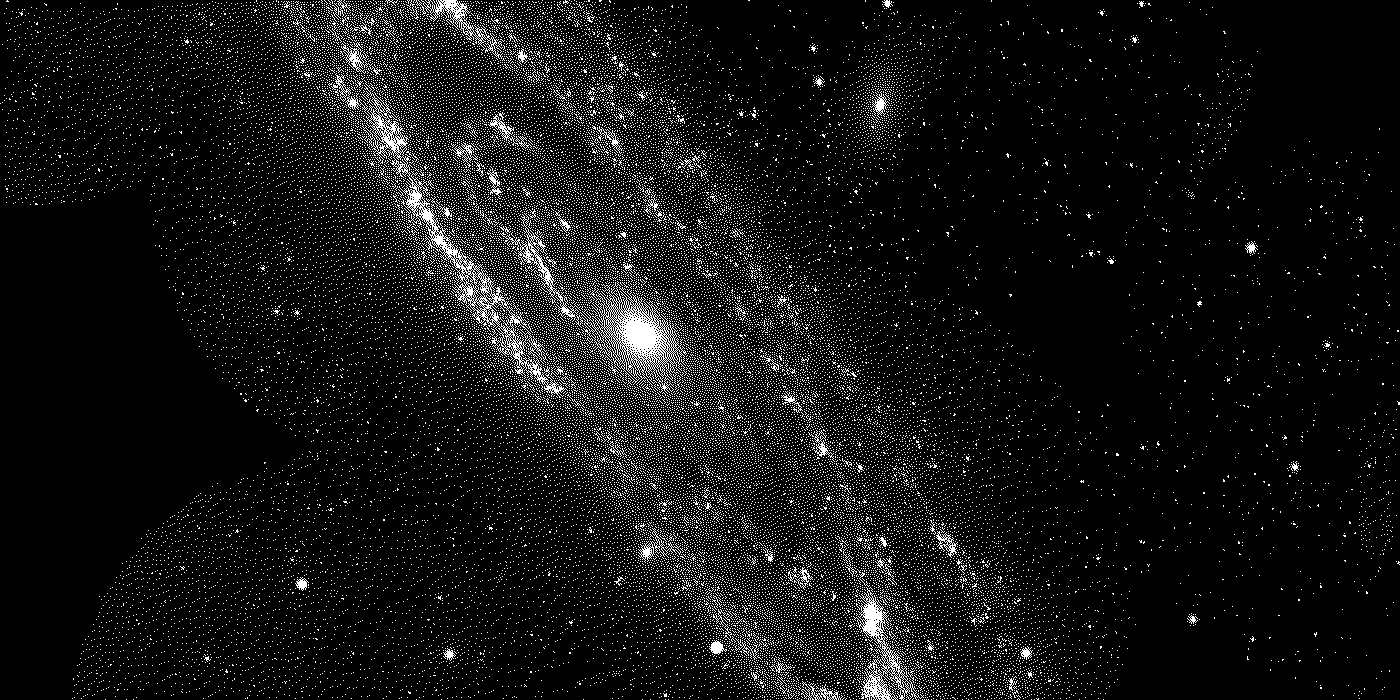
#> input picture assets/space/andromeda-dither.png, 1400 x 700 px, given in place of carina.jpg, which was not available
$ python process-images.py
#> lines starting #> are read from the running program, lines starting #| are printed output that depends on the picture; after the words box and inside, x2 and y2 are one past the last pixel; in counts of white or black regions, pixels touching at a corner belong together; pictures that were not available may be replaced by others from this repository, and a replacement may not be noted
#!/usr/bin/env python3
"""Bake NASA source plates into the site's two image treatments.

  dither  — Floyd-Steinberg 1-bit halftone on black, the Hermes pricing-card look
  plate   — desaturated + contrast-lifted photo for full-bleed sections

Outputs exactly the assets the site references; attribution for each source
image is on the /credits page (web/app/credits/page.tsx).

Run from web/:  python3 scripts/process-images.py /tmp/nasa/raw
"""
import sys, os
from PIL import Image, ImageEnhance
import numpy as np

SRC = sys.argv[1] if len(sys.argv) > 1 else "/tmp/nasa/raw"
OUT = "public/space"
os.makedirs(OUT, exist_ok=True)

def load(name):
#> called with name = 'carina'
    return Image.open(f"{SRC}/{name}.jpg").convert("RGB")
#> returned value: PIL image 1400x700 RGB; 7.2% white in thin lines or dots

def cover(im, w, h):
#> called with w = 2400, h = 1400
    sr, tr = im.width / im.height, w / h
#> sr = 2; tr = 1.71
    if sr > tr:
        nh = h; nw = int(h * sr)
#> after `nw = int(h * sr)`: nw = 2800
    else:
        nw = w; nh = int(w / sr)
    im = im.resize((nw, nh), Image.LANCZOS)
    return im.crop(((nw - w) // 2, (nh - h) // 2, (nw - w) // 2 + w, (nh - h) // 2 + h))
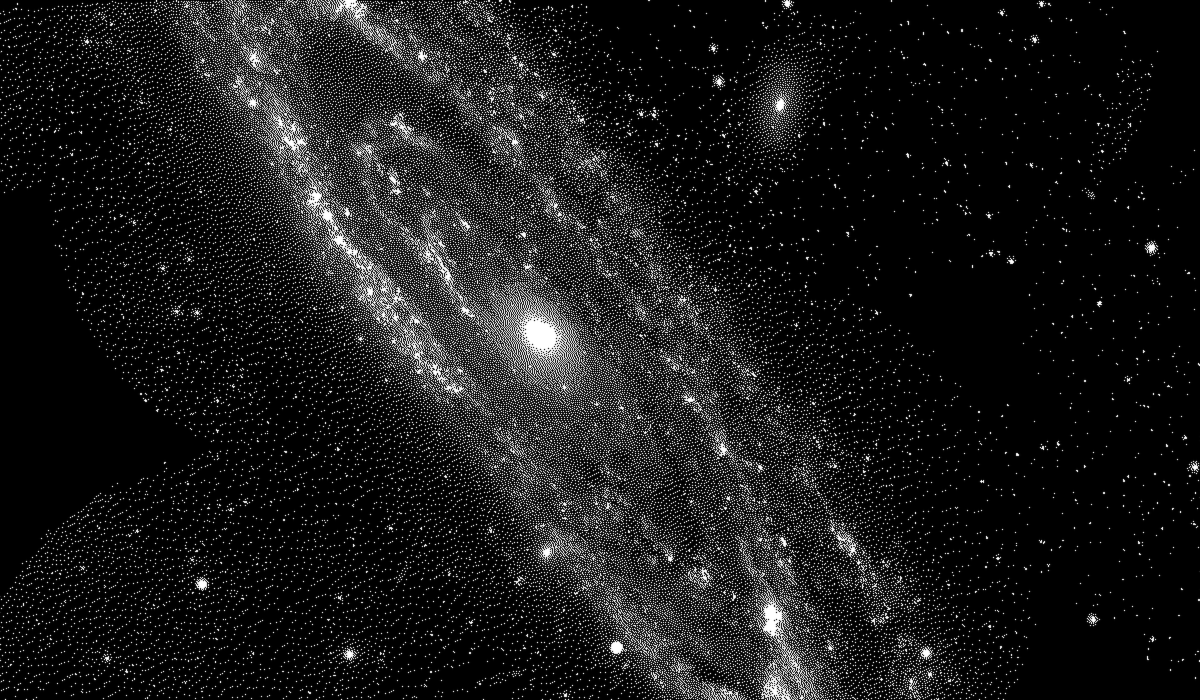
#> returned value: PIL image 2400x1400 RGB (shown at 1/2 size); min 0, max 255, mean 25.7

def dither(name, w, h, gamma=1.0, out=None):
    """1-bit Floyd-Steinberg. Reads as engraving at small sizes, grain at large."""
    im = cover(load(name), w, h).convert("L")
    im = ImageEnhance.Contrast(im).enhance(1.35)
    if gamma != 1.0:
        a = np.asarray(im).astype(np.float32) / 255.0
        im = Image.fromarray((np.power(a, gamma) * 255).astype(np.uint8))
    im.convert("1").save(f"{OUT}/{out or name}-dither.png", optimize=True)

def plate(name, w, h, sat=0.14, bright=0.72, out=None):
    """Near-monochrome photographic plate that sits under text."""
    im = cover(load(name), w, h)
    im = ImageEnhance.Color(im).enhance(sat)
    im = ImageEnhance.Brightness(im).enhance(bright)
#> im: PIL image 2400x1400 RGB
    im = ImageEnhance.Contrast(im).enhance(1.18)
    im.save(f"{OUT}/{out or name}-plate.jpg", quality=82, optimize=True, progressive=True)

# hero + full-bleed plates
plate("carina", 2400, 1400, sat=0.10, bright=0.55)
plate("pillars", 1800, 1200, sat=0.12, bright=0.60)
#> call 2 of plate, with name = 'pillars', w = 1800, h = 1200, sat = 0.12, bright = 0.6
#> call 2 of load, with name = 'pillars'
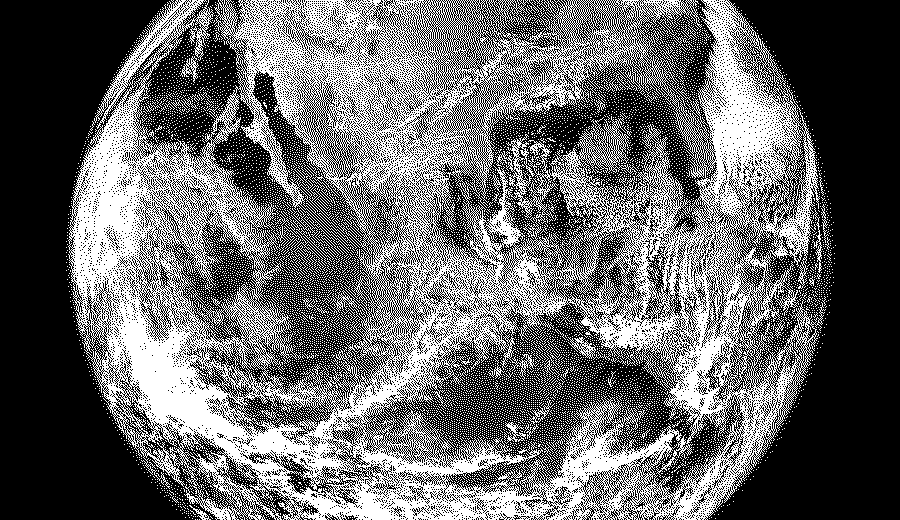
#> input picture assets/space/bluemarble-dither.png, 900 x 520 px, given in place of pillars.jpg, which was not available
#> in load (call 2), `return Image.open(f"{SRC}/{name}.jpg").convert("RGB")`: returned value: PIL image 900x520 RGB; 40.6% white in thin lines or dots, all inside (x1, y1, x2, y2) = (66, 0, 836, 520)
#> call 2 of cover, with w = 1800, h = 1200
#> in cover (call 2), `sr, tr = im.width / im.height, w / h`: sr = 1.73; tr = 1.5
#> in cover (call 2), `nw = int(h * sr)`: nw = 2076
#> in cover (call 2), `im = im.resize((nw, nh), Image.LANCZOS)`:
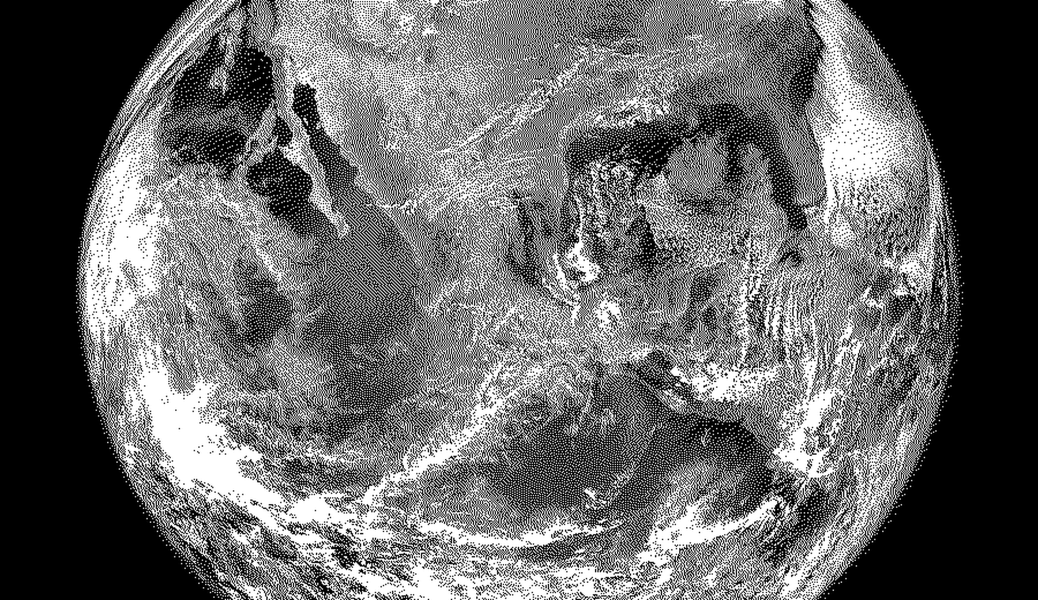
#> im: PIL image 2076x1200 RGB (shown at 1/2 size); min 0, max 255, mean 103.5
#> in cover (call 2), `return im.crop(((nw - w) // 2, (nh - h) // 2, (nw - w) // 2 + w, (nh -..`:
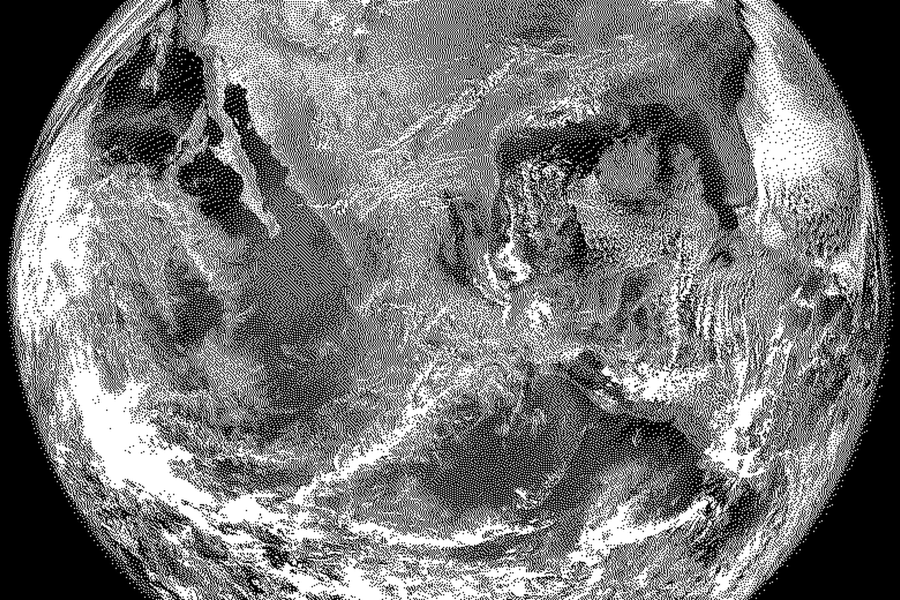
#> returned value: PIL image 1800x1200 RGB (shown at 1/2 size); min 0, max 255, mean 119.3
#> in plate (call 2), `im = ImageEnhance.Brightness(im).enhance(bright)`:
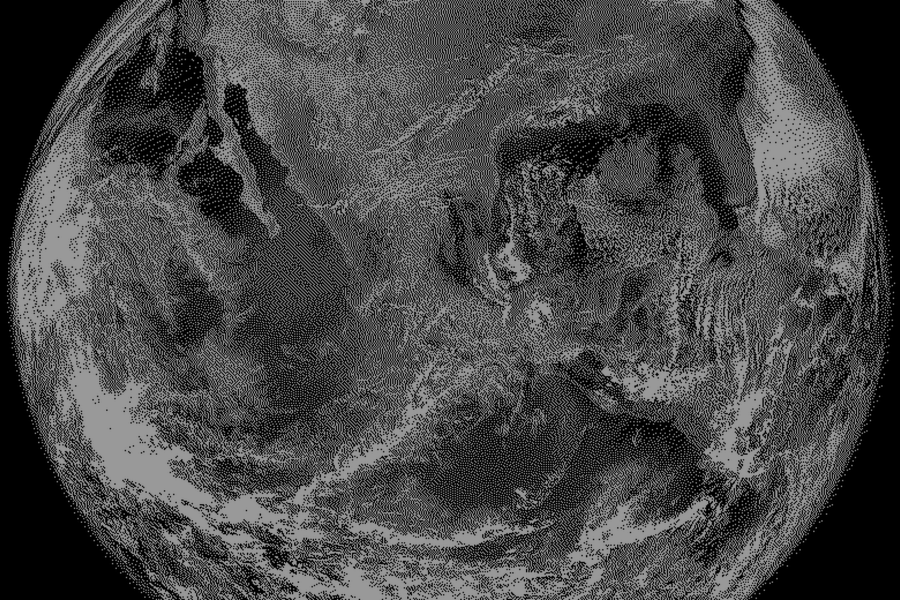
#> im: PIL image 1800x1200 RGB (shown at 1/2 size); min 0, max 153, mean 71.3
plate("earthlimb", 2400, 900, sat=0.16, bright=0.65)
#> call 3 of plate, with name = 'earthlimb', w = 2400, h = 900, sat = 0.16, bright = 0.65
#> call 3 of cover, with w = 2400, h = 900
#> in cover (call 3), `sr, tr = im.width / im.height, w / h`: tr = 2.67
#> in cover (call 3), `nh = int(w / sr)`: nh = 1386
#> in cover (call 3), `return im.crop(((nw - w) // 2, (nh - h) // 2, (nw - w) // 2 + w, (nh -..`:
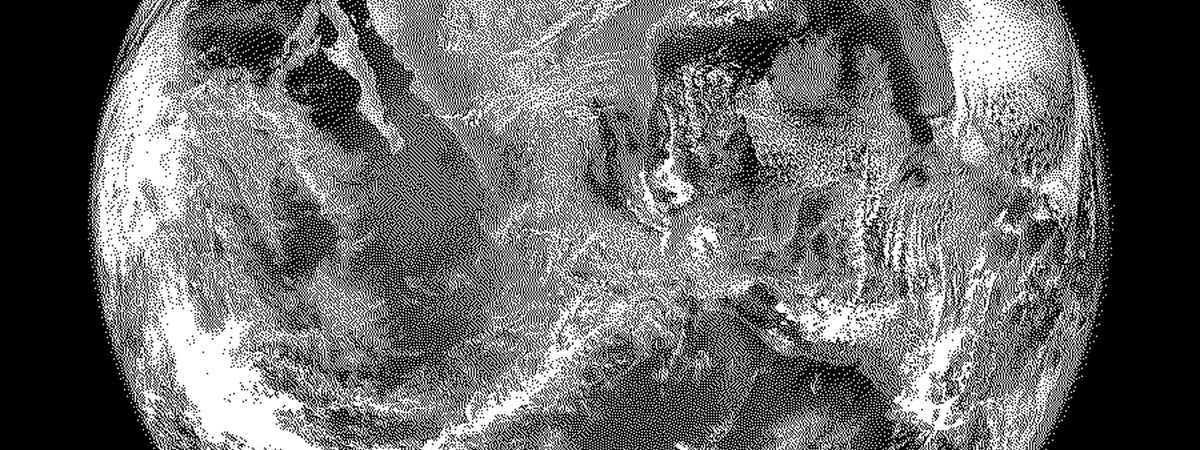
#> returned value: PIL image 2400x900 RGB (shown at 1/2 size); min 0, max 255, mean 107.4
#> in plate (call 3), `im = ImageEnhance.Brightness(im).enhance(bright)`:
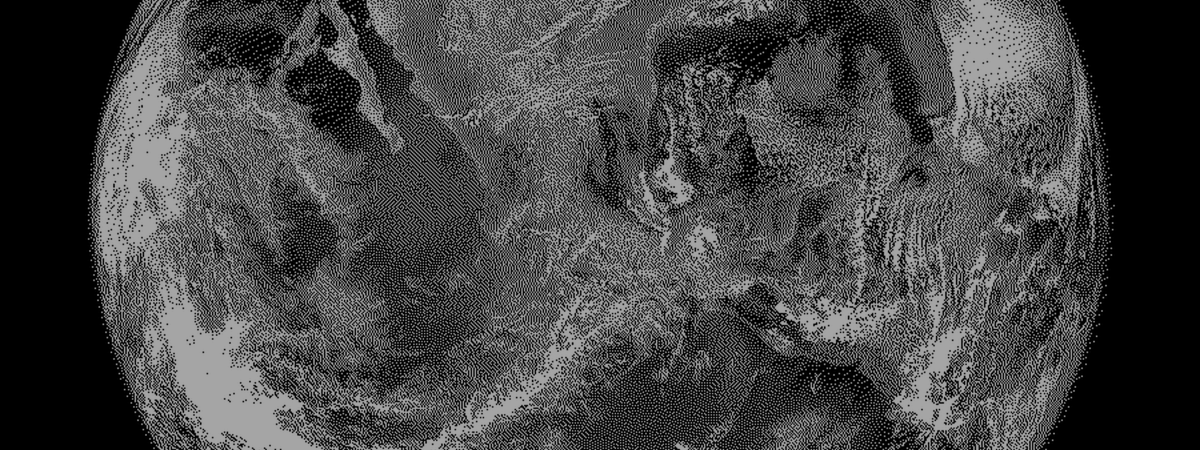
#> im: PIL image 2400x900 RGB (shown at 1/2 size); min 0, max 165, mean 69.4
plate("mwcore", 2000, 1200, sat=0.10, bright=0.55)
#> (the run stopped early here; a loop or call above may not have finished)
